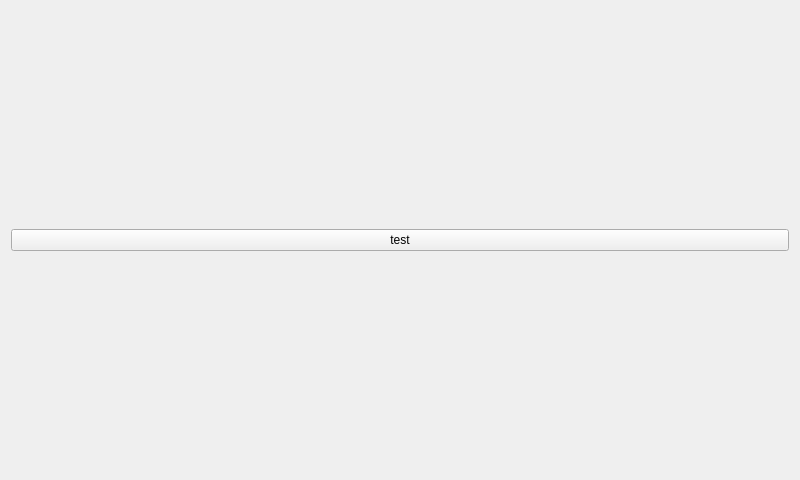
<?xml version="1.0" encoding="UTF-8"?>
<ui version="4.0">
 <class>MainWindow</class>
 <widget class="QMainWindow" name="MainWindow">
  <property name="geometry">
   <rect>
    <x>0</x>
    <y>0</y>
    <width>800</width>
    <height>480</height>
   </rect>
  </property>
  <property name="windowTitle">
   <string>MainWindow</string>
  </property>
  <widget class="QWidget" name="centralWidget">
   <layout class="QVBoxLayout" name="verticalLayout">
    <item>
     <widget class="QPushButton" name="pushButton">
      <property name="text">
       <string>test</string>
      </property>
     </widget>
    </item>
   </layout>
  </widget>
 </widget>
 <layoutdefault spacing="6" margin="11"/>
 <resources/>
 <connections/>
</ui>
